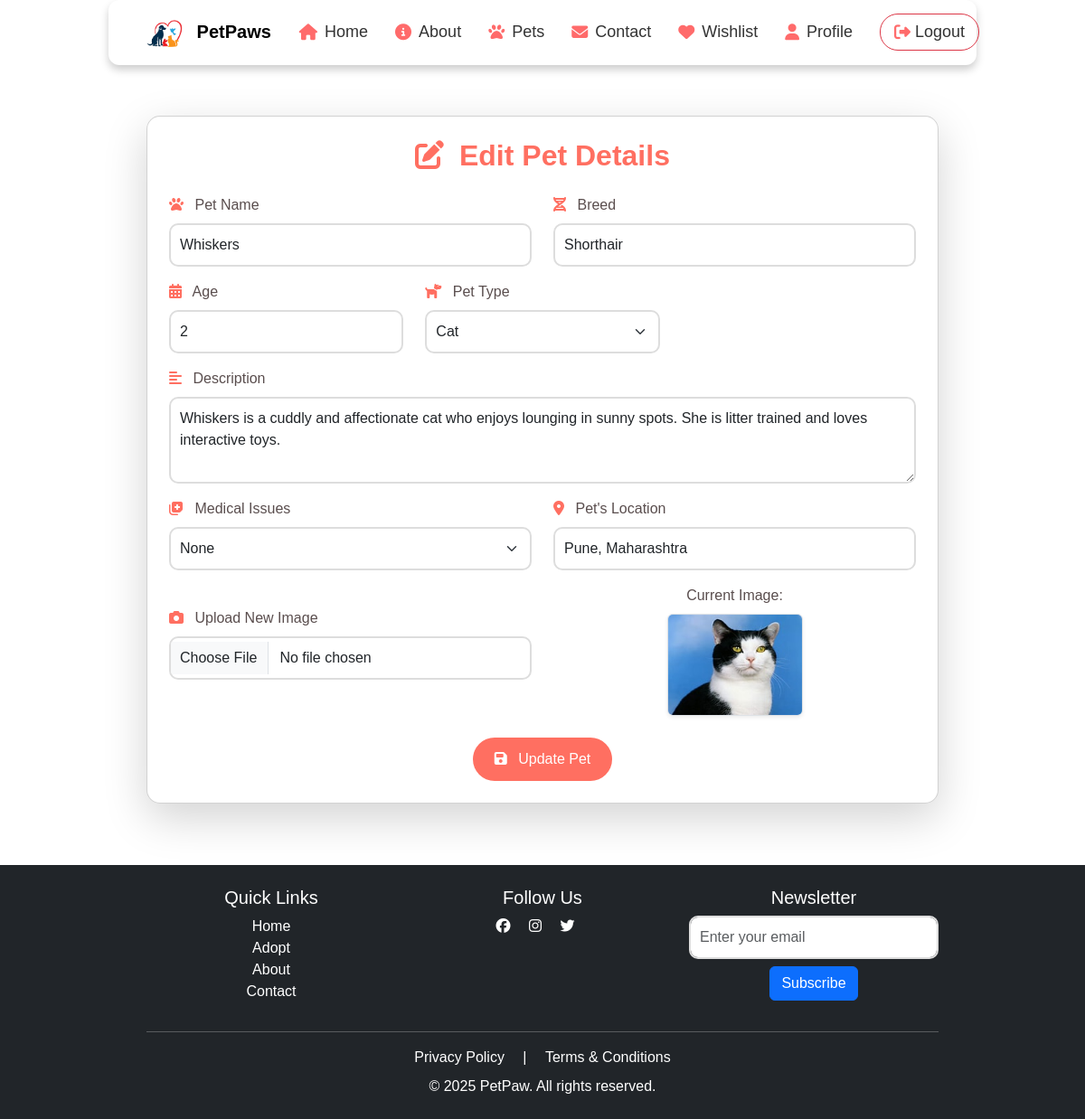
The page /edit_pet/6 (signed in) on the database as committed earlier.
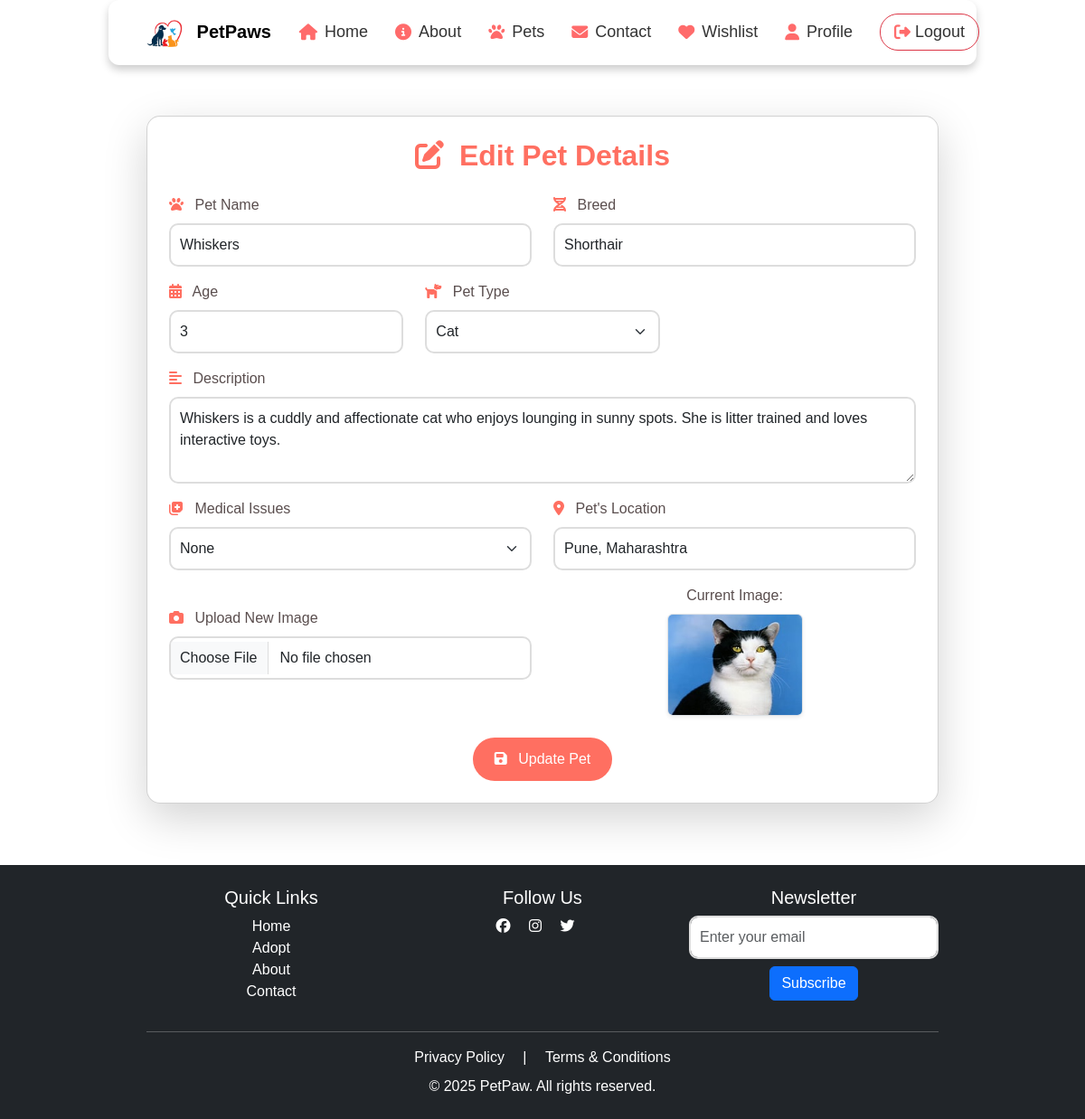
The same page on the database as committed later.
### app.py (models this page shows, shortened)
class Pet(db.Model):
    id = db.Column(db.Integer, primary_key=True)
    name = db.Column(db.String(100), nullable=False)
    breed = db.Column(db.String(100), nullable=False)
    age = db.Column(db.Integer, nullable=False)
    description = db.Column(db.Text, nullable=True)
    image_filename = db.Column(db.String(255), nullable=True, default="default_pet.jpg")  # Default image if none uploaded
    status = db.Column(db.String(50), default="Available")  # Available, Adopted, etc.
    owner_id = db.Column(db.Integer, db.ForeignKey("user.id"), nullable=False)  # Link to User table
    medical_issues = db.Column(db.String(255), nullable=True)  # Any medical issues (Yes/No + Description)
    pet_type = db.Column(db.String(50), nullable=False)  # Dropdown (Dog, Cat, Bird, Horse, Other)
    other_pet_type = db.Column(db.String(100), nullable=True)  # If "Other" is selected
    address = db.Column(db.String(255), nullable=False)  # Pet's location
    owner = db.relationship("User", backref="pets")

### app.py (the view, shortened to what this page needs)
@app.route("/edit_pet/<int:id>", methods=["GET", "POST"])
@login_required
def edit_pet(id):
    pet = Pet.query.get_or_404(id)
    if pet.owner_id != current_user.id:
        flash("You are not authorized to edit this pet.", "danger")
        return redirect(url_for("pets"))
    return render_template("edit_pet.html", pet=pet)

### app.py (called while the page is built)
@login_manager.user_loader
def load_user(user_id):
    return User.query.get(int(user_id))

### templates/edit_pet.html (shortened to what this page needs)
{% extends "base.html" %}
{% block content %}
<div class="container my-5">
    <div class="card shadow-lg p-4" data-aos="fade-up">
        <h2 class="text-center mb-4"><i class="fas fa-edit me-2"></i> Edit Pet Details</h2>
        <form method="POST" action="{{ url_for('edit_pet', id=pet.id) }}" enctype="multipart/form-data">
            <div class="row">
                <div class="col-md-6 mb-3">
                    <label for="name" class="form-label"><i class="fas fa-paw me-2"></i> Pet Name</label>
                    <input type="text" class="form-control" id="name" name="name" value="{{ pet.name }}" required>
                </div>
                <div class="col-md-6 mb-3">
                    <label for="breed" class="form-label"><i class="fas fa-dna me-2"></i> Breed</label>
                    <input type="text" class="form-control" id="breed" name="breed" value="{{ pet.breed }}" required>
                </div>
            </div>
            <div class="row">
                <div class="col-md-4 mb-3">
                    <label for="age" class="form-label"><i class="fas fa-calendar-alt me-2"></i> Age</label>
                    <input type="number" class="form-control" id="age" name="age" value="{{ pet.age }}" required>
                </div>
                <div class="col-md-4 mb-3">
                    <label for="pet_type" class="form-label"><i class="fas fa-dog me-2"></i> Pet Type</label>
                    <select class="form-select" id="pet_type" name="pet_type" required onchange="toggleOtherType()">
                        <option value="Cat" {% if pet.pet_type == 'Cat' %}selected{% endif %}>Cat</option>
                    </select>
                </div>
            </div>
            <div class="mb-3">
                <label for="description" class="form-label"><i class="fas fa-align-left me-2"></i> Description</label>
                <textarea class="form-control" id="description" name="description" rows="3">{{ pet.description }}</textarea>
            </div>
            <div class="row">
                <div class="col-md-6 mb-3">
                    <label for="medical_issues" class="form-label"><i class="fas fa-notes-medical me-2"></i> Medical Issues</label>
                    <select class="form-select" id="medical_issues" name="medical_issues">
                        <option value="None" {% if pet.medical_issues == 'None' or not pet.medical_issues %}selected{% endif %}>None</option>
                    </select>
                </div>
                <div class="col-md-6 mb-3">
                    <label for="address" class="form-label"><i class="fas fa-map-marker-alt me-2"></i> Pet's Location</label>
                    <input type="text" class="form-control" id="address" name="address" value="{{ pet.address }}" required placeholder="City, State">
                </div>
            </div>
            <div class="row align-items-center">
                <div class="col-md-6 mb-3">
                    <label for="image" class="form-label"><i class="fas fa-camera me-2"></i> Upload New Image</label>
                    <input type="file" class="form-control" id="image" name="image" onchange="previewImage(event)">
                </div>
                <div class="col-md-6 text-center">
                    <label class="form-label d-block">Current Image:</label>
                    <img id="imagePreview" src="{{ url_for('static', filename='images/' + (pet.image_filename if pet.image_filename else 'default_pet.jpg')) }}"
                         class="rounded shadow-sm border" alt="Current Pet Image" width="150">
                </div>
            </div>
            <div class="text-center mt-4">
                <button type="submit" class="btn btn-submit px-4"><i class="fas fa-save me-2"></i> Update Pet</button>
            </div>
        </form>
    </div>
</div>
<link href="https://unpkg.com/aos@2.3.1/dist/aos.css" rel="stylesheet">
{% endblock %}

Rows that differ between the two databases and show on the page:
changed Pet "Whiskers": age "2" → "3"
